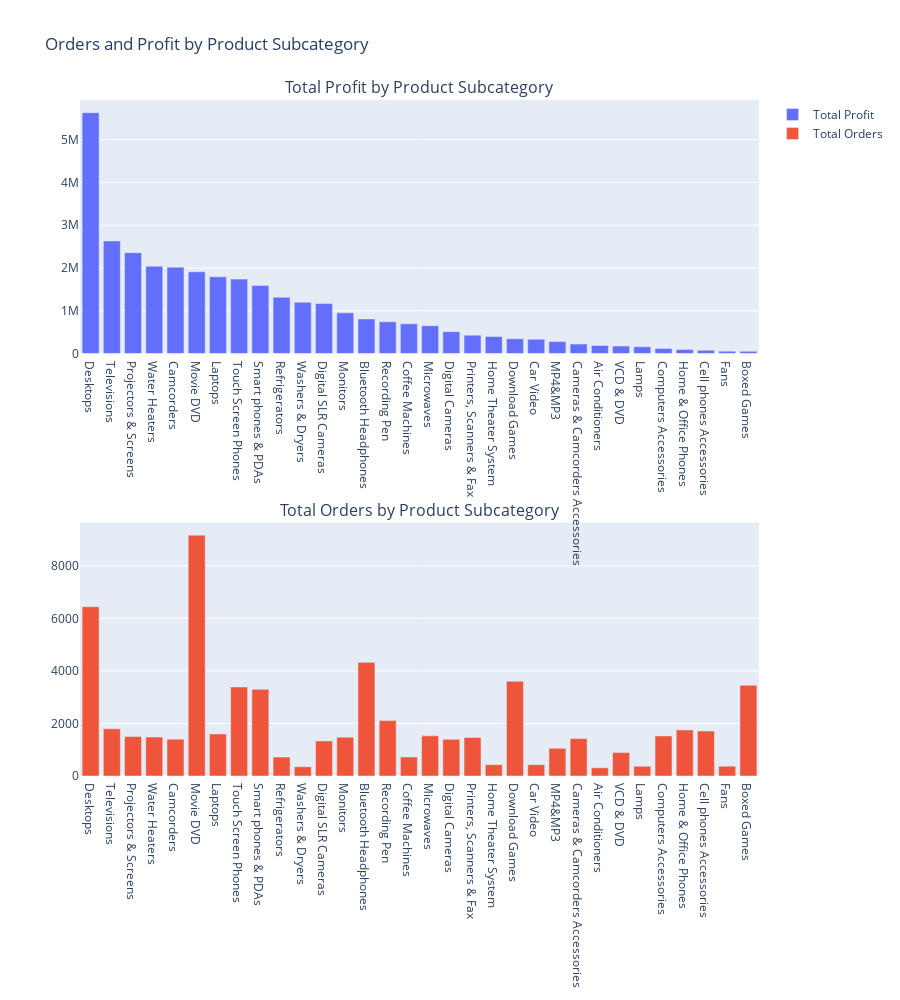

The notebook cell saved with this chart:
### Code cell
fig = make_subplots(rows=2, cols=1, subplot_titles=["Total Profit by Product Subcategory", "Total Orders by Product Subcategory"])

# profit_fig = px.bar(subcategory_sales_df, x="Subcategory", y="Total Profit")
# orders_fig = px.bar(subcategory_sales_df, x="Subcategory", y="Order Count")

fig.add_trace(go.Bar(x=subcategory_sales_df["Subcategory"], y = subcategory_sales_df["Total Profit"],  name = "Total Profit"), row=1, col=1)
fig.add_trace(go.Bar(x=subcategory_sales_df["Subcategory"], y = subcategory_sales_df["Order Count"], name = "Total Orders"), row=2, col=1)

fig.update_layout(height=1000, title_text="Orders and Profit by Product Subcategory")

fig.show()

### Figure 1 — Plotly figure (JSON) as saved in the notebook; plotly's stock layout.template omitted (floating-point values rounded to 4 significant figures)
{"data": [{"name": "Total Profit", "type": "bar", "x": ["Desktops", "Televisions", "Projectors & Screens", "Water Heaters", "Camcorders", "Movie DVD", "Laptops", "Touch Screen Phones", "Smart phones & PDAs", "Refrigerators", "Washers & Dryers", "Digital SLR Cameras", "Monitors", "Bluetooth Headphones", "Recording Pen", "Coffee Machines", "Microwaves", "Digital Cameras", "Printers, Scanners & Fax", "Home Theater System", "Download Games", "Car Video", "MP4&MP3", "Cameras & Camcorders Accessories", "Air Conditioners", "VCD & DVD", "Lamps", "Computers Accessories", "Home & Office Phones", "Cell phones Accessories", "Fans", "Boxed Games"], "xaxis": "x", "y": [5629000.0, 2632000.0, 2357000.0, 2040000.0, 2018000.0, 1909000.0, 1794000.0, 1739000.0, 1590000.0, 1316000.0, 1198000.0, 1170000.0, 950000.0, 806900.0, 741100.0, 692600.0, 651000.0, 510600.0, 428500.0, 398000.0, 344700.0, 331800.0, 279900.0, 221000.0, 188400.0, 175000.0, 157000.0, 118700.0, 93630.0, 75930.0, 53480.0, 51940.0], "yaxis": "y"}, {"name": "Total Orders", "type": "bar", "x": ["Desktops", "Televisions", "Projectors & Screens", "Water Heaters", "Camcorders", "Movie DVD", "Laptops", "Touch Screen Phones", "Smart phones & PDAs", "Refrigerators", "Washers & Dryers", "Digital SLR Cameras", "Monitors", "Bluetooth Headphones", "Recording Pen", "Coffee Machines", "Microwaves", "Digital Cameras", "Printers, Scanners & Fax", "Home Theater System", "Download Games", "Car Video", "MP4&MP3", "Cameras & Camcorders Accessories", "Air Conditioners", "VCD & DVD", "Lamps", "Computers Accessories", "Home & Office Phones", "Cell phones Accessories", "Fans", "Boxed Games"], "xaxis": "x2", "y": [6447, 1795, 1505, 1485, 1403, 9169, 1600, 3391, 3302, 719, 352, 1337, 1480, 4327, 2110, 724, 1528, 1396, 1467, 432, 3606, 433, 1052, 1423, 312, 898, 370, 1526, 1752, 1713, 375, 3455], "yaxis": "y2"}], "layout": {"annotations": [{"font": {"size": 16}, "showarrow": false, "text": "Total Profit by Product Subcategory", "x": 0.5, "xanchor": "center", "xref": "paper", "y": 1, "yanchor": "bottom", "yref": "paper"}, {"font": {"size": 16}, "showarrow": false, "text": "Total Orders by Product Subcategory", "x": 0.5, "xanchor": "center", "xref": "paper", "y": 0.375, "yanchor": "bottom", "yref": "paper"}], "height": 1000, "title": {"text": "Orders and Profit by Product Subcategory"}, "xaxis": {"anchor": "y", "domain": [0, 1]}, "xaxis2": {"anchor": "y2", "domain": [0, 1]}, "yaxis": {"anchor": "x", "domain": [0.625, 1]}, "yaxis2": {"anchor": "x2", "domain": [0, 0.375]}}}
